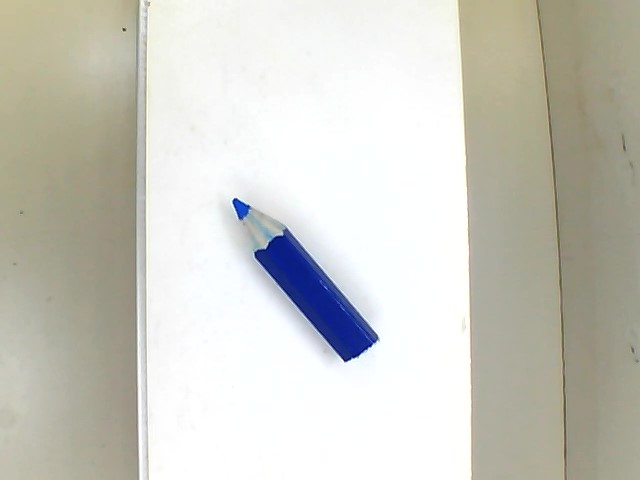
#> input picture project/picture/deep blue.jpg, 640 x 480 px, found by its file name
$ python 'deep blue.py'
#> lines starting #> are read from the running program, lines starting #| are printed output that depends on the picture; after the words box and inside, x2 and y2 are one past the last pixel; in counts of white or black regions, pixels touching at a corner belong together
import numpy as np
import cv2

img = cv2.imread('C:/Users/Admin/Desktop/Project/picture/deep blue.jpg')
#> img is the input picture: shape (480, 640, 3); mean B, G, R 195, 203.6, 204.2

hsv = cv2.cvtColor(img,cv2.COLOR_BGR2HSV)
#> hsv: shape (480, 640, 3); mean H, S, V 39.6, 23.9, 207.5

lower_red = np.array([110,60,60])
upper_red = np.array([120,255,255])

mask1 = cv2.inRange(hsv, lower_red, upper_red)
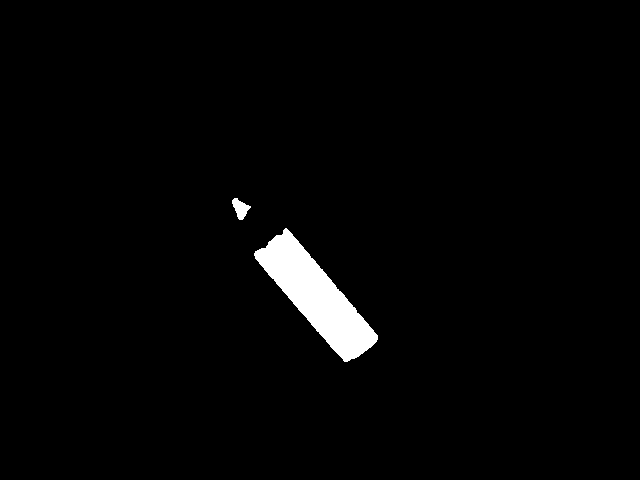
#> mask1: shape (480, 640); 2.1% white; 2 white regions, box (x1, y1, x2, y2) and area: (254, 228, 378, 362) 6307, (232, 198, 251, 220) 229
res2 = cv2.bitwise_and(img,img, mask= mask1)
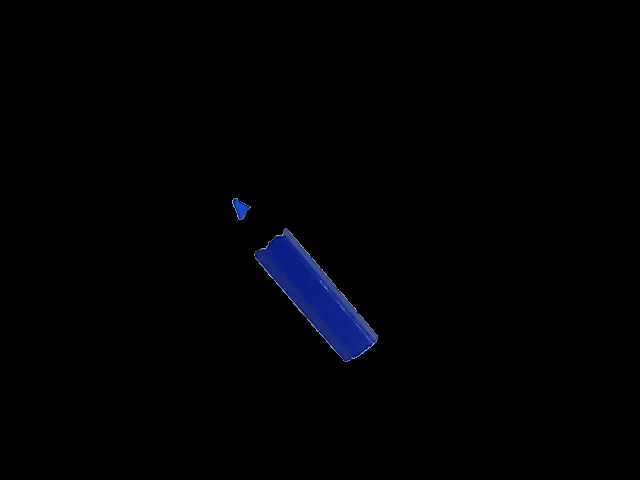
#> res2: shape (480, 640, 3); mean B, G, R 2.9, 1, 0.6

kernel = np.ones((5,5),np.uint8)

erosion = cv2.erode(res2,kernel,iterations = 1)


cv2.imshow('erosion',erosion)
cv2.imshow('img',img)
cv2.imshow('mask',mask1)
cv2.imshow('res',res2)
